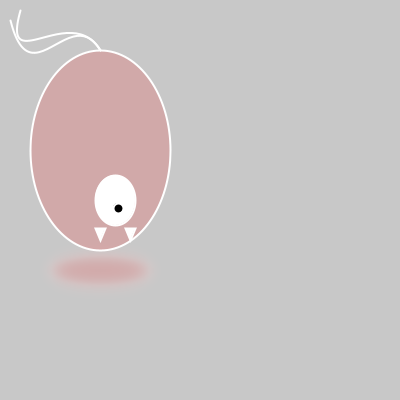
Frame 1 (no input)
Frame 60 (the mouse pressed at the canvas centre just before this capture): identical to frame 1, image omitted
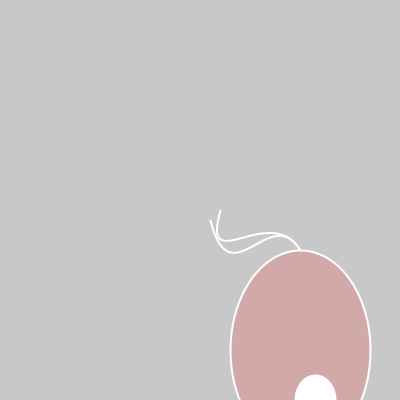
Frame 120 (the mouse held since frame 60 and released just before this capture)

The Processing sketch that drew these frames (run headless with seeded random() and noise(); from frame 60 on, the mouse is pressed at the canvas centre):

// Processing sketch: processing_10628
// ── processing_10628.pde

class monster
{
  float xp,yp;
  float w,h;
  

   
   void init()
   {
   
   xp = random(width);
   yp = random(height);
   w = 140;
   h = 200;
   } 

  
void drawMonster ()
{

  
translate(mouseX,mouseY);
fill(255,0,0,40);
ellipse(100, 270, 100, 30);
filter(BLUR,6);

fill(255,0,0,40);
ellipse( 100,150,140,200);
 
fill(255);
ellipse( 115, 200, 40, 50);
 
fill(0);
ellipse( 118, 208, 10,10);
 
 
noFill();
bezier(  10, 20,  30, 100,  70, 0, 100, 50 );
 
bezier(  20, 10, 0 ,80,  70, 0, 100, 50 );
     
fill(255);
triangle(125,228, 135, 228, 130, 240);
triangle(95,228, 105, 228, 100, 240);
}




}


monster  mr;
void setup () {
  mr = new monster();
         
size (400,400);
       noFill( );
     
        stroke( 255 );
         
        strokeWeight( 2 );
         
   
    }
void draw()
{
 background(200);
 
smooth();

mr.drawMonster();

}
